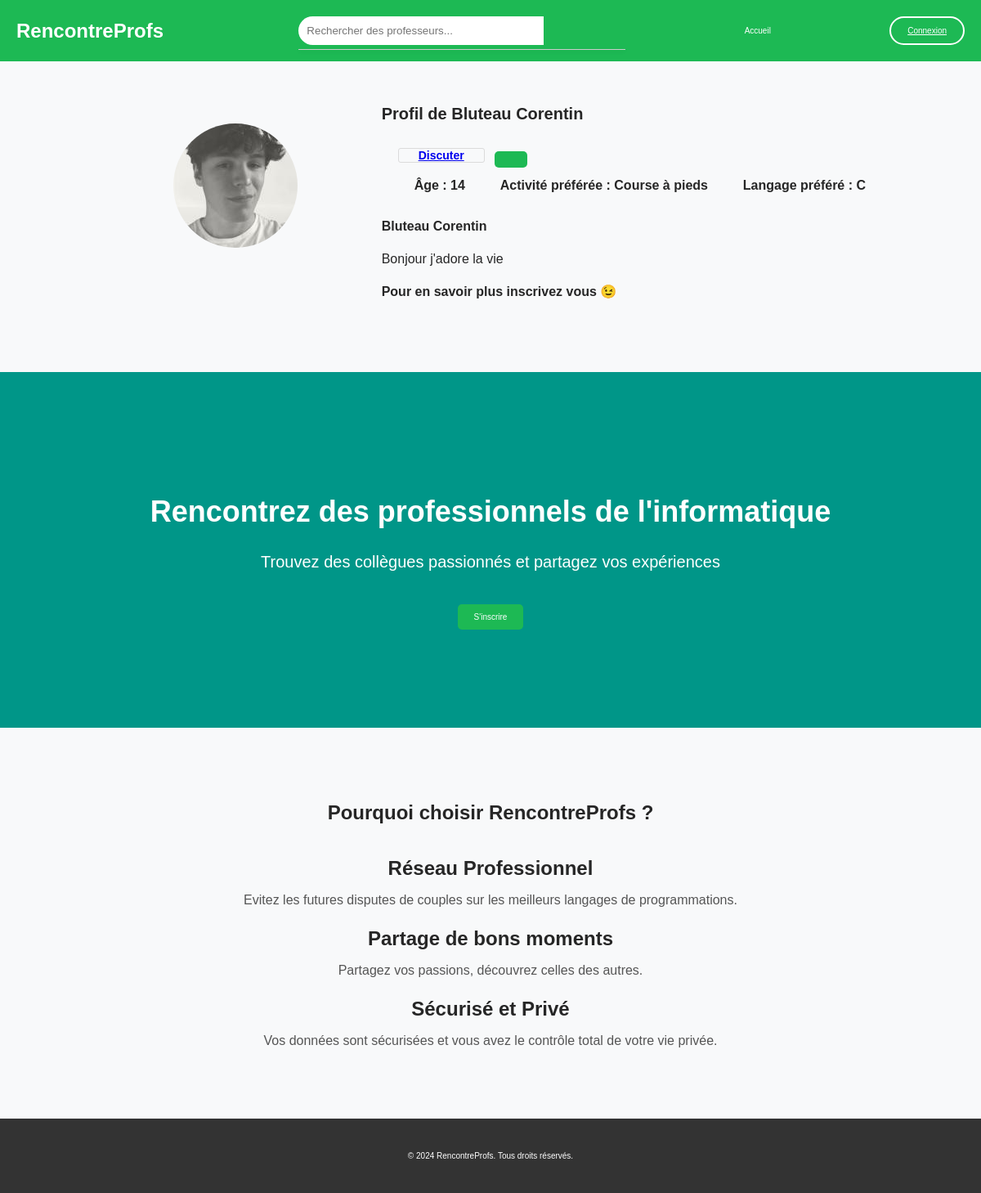
The app's page /voirvisite.php?user_id=3 with its own data.
### tables this page shows
CREATE TABLE `utilisateur` (
  `id` int(11) NOT NULL,
  `Nom` varchar(255) NOT NULL,
  `Prenom` varchar(255) NOT NULL,
  `age` int(11) NOT NULL,
  `mail` varchar(255) NOT NULL,
  `password` varchar(255) NOT NULL,
  `vua` int(2) NOT NULL DEFAULT 0,
  `des` text DEFAULT NULL,
  `acts` text DEFAULT NULL,
  `gif1` varchar(255) DEFAULT NULL,
  `gif2` varchar(255) DEFAULT NULL,
  `photo` varchar(255) DEFAULT NULL,
  `photo1` varchar(255) DEFAULT NULL,
  `photo2` varchar(255) DEFAULT NULL,
  `photo3` varchar(255) DEFAULT NULL,
  `photo4` varchar(255) DEFAULT NULL,
  `photo5` varchar(255) DEFAULT NULL,
  `photo6` varchar(255) DEFAULT NULL,
  `photo7` varchar(255) DEFAULT NULL,
  `langage` text DEFAULT NULL
);

CREATE TABLE `activites` (
  `id` int(11) NOT NULL,
  `nom` varchar(255) NOT NULL
);

### www/voirvisite.php (the view, shortened to what this page needs)
<?php
include 'include/database.php';
if(isset($_GET['user_id']) && !empty($_GET['user_id'])){
    $id = $_GET['user_id'];
    try {
        $query = $db->prepare("SELECT Nom, Prenom, age, des, acts, langage, gif1, gif2, photo, photo1, photo2, photo3, photo4, photo5, photo6, photo7, vua FROM utilisateur WHERE id = :id");
        $query->execute(array(':id' => $id));
        $user = $query->fetch();
        $actId = $user['acts'];
        $query2 = $db->prepare("SELECT nom FROM activites WHERE id = :id");
        $query2->execute(array(':id' => $actId));
        $activity = $query2->fetch();
    } catch(PDOException $e) {
        echo "Erreur : " . $e->getMessage();
    }
} else {
    echo "ID d'utilisateur non spécifié.";
}
?>
<!DOCTYPE html>
<html lang="fr">
<head>
    <link rel="stylesheet" href="css/menuabonne.css">
    <link rel="stylesheet" href="css/voir.css">
    <link rel="stylesheet" href="css/acceuil.css">
</head>
<body>
  <header>
    <div class="logo">
      <a href="#">RencontreProfs</a>
    </div>
    <div class="search-container">
      <div class="search-bar">
        <input type="search" id="site-search" name="q" placeholder="Rechercher des professeurs...">
        <div id="search-results" class="search-results"></div>
      </div>
    </div>
    <nav>
      <ul>
        <li><a href="index.php">Accueil</a></li>
       </ul>
    </nav>
    <a class="connexion" href="choixdeconnexion.php">Connexion</a>
  </header>
	<div class="container">
		<div class="profile">
			<div class="profile-image">
                <?php if (!empty($user["photo"])): ?>
                        <img src="<?php echo $user["photo"]; ?>"  alt="">
                <?php endif; ?>
			</div>
			<div class="profile-user-settings">
				<h1 class="profile-user-name">
				    <?php
				        echo "<h1>Profil de " . $user["Nom"] . " " . $user["Prenom"] . "</h1>";
				    ?>
				</h1>
				<a href="choixdeconnexion.php" class="profile-edit-btn">Discuter</a>
				<button class="btn profile-settings-btn" aria-label="profile settings"><i class="fas fa-cog" aria-hidden="true"></i></button>
			</div>
			<div class="profile-stats">
				<ul>
				    <li>
					    <span class="profile-stat-count">Âge : <?php echo "<b>" . $user["age"] . "</b>"; ?>
					    </span>
					</li>
					<li>
					    <span class="profile-stat-count">Activité préférée : <?php echo "<b>" . htmlspecialchars($activity['nom']) . "</b>"; ?></span>
					</li>
					<li>
					    <span class="profile-stat-count">Langage préféré : <?php echo "<b>" . $user["langage"] . "</b>"; ?>
					    </span>
					</li>
				</ul>
			</div>
			<div class="profile-bio">
				<p>
				    <span class="profile-real-name">
				        <?php echo "<b>" . $user["Nom"] . " " . $user["Prenom"] . "</b>"; ?>
				    </span> <?php echo "<p>" . $user["des"] . "</p>"; ?>
                </p>
                <b>
                  <p>
                    Pour en savoir plus inscrivez vous 😉
                </p>
                </b>
			</div>
		</div>
	</div>
</body>
<section class="hero">
    <div class="container">
      <h2 class="hero-title">Rencontrez des professionnels de l'informatique</h2>
      <p class="hero-text">Trouvez des collègues passionnés et partagez vos expériences</p>
      <a href="choixdeconnexion.php" class="btn">S'inscrire</a>
    </div>
  </section>
  <section class="features">
    <div class="container">
      <h2 class="section-title">Pourquoi choisir RencontreProfs ?</h2>
      <div class="feature">
        <h3 class="feature-title">Réseau Professionnel</h3>
        <p class="feature-text">Evitez les futures disputes de couples sur les meilleurs langages de programmations.</p>
      </div>
      <div class="feature">
        <h3 class="feature-title">Partage de bons moments</h3>
        <p class="feature-text">Partagez vos passions, découvrez celles des autres.</p>
      </div>
      <div class="feature">
        <h3 class="feature-title">Sécurisé et Privé</h3>
        <p class="feature-text">Vos données sont sécurisées et vous avez le contrôle total de votre vie privée.</p>
      </div>
    </div>
  </section>
  <footer class="footer">
    <div class="container">
      <p>&copy; 2024 RencontreProfs. Tous droits réservés.</p>
    </div>
  </footer>
</body>
</html>

### www/css/menuabonne.css (style rules this page uses)
header { background-color: #1DB954; padding: 20px; color: white; display: flex; justify-content: space-between; align-items: center; position: fixed; top: 0; left: 0; width: 100%; z-index: 1000; }
.logo a { font-size: 24px; font-weight: bold; text-decoration: none; color: white; }
.search-container { position: relative; }
.search-bar { position: relative; display: flex; width: 400px; }
.search-bar input[type="search"] { padding: 10px; border-radius: 20px 0 0 20px; border: none; width: 300px; }
.search-results { position: absolute; top: calc(100% + 5px); left: 0; width: 100%; background-color: #fff; border: 1px solid #ccc; border-top: none; border-radius: 0 0 5px 5px; z-index: 1000; box-shadow: 0 2px 4px rgba(0, 0, 0, 0.1); }
nav ul { list-style-type: none; margin: 0; padding: 0; display: flex; }
nav ul li { margin-right: 20px; position: relative; }
nav ul li:last-child { margin-right: 0; }
nav ul li a { text-decoration: none; color: white; }
.connexion { background-color: transparent; color: white; border: 2px solid white; padding: 10px 20px; border-radius: 20px; cursor: pointer; }
.container { margin-top: 100px; }

### www/css/voir.css (style rules this page uses)
:root { font-size: 10px; }
*, *::before, *::after { box-sizing: border-box; }
body { font-family: "Open Sans", Arial, sans-serif; min-height: 100vh; background-color: #fafafa; color: #262626; padding-bottom: 3rem; }
img { display: block; }
.container { max-width: 93.5rem; margin: 0 auto; padding: 0 2rem; }
.btn { display: inline-block; font: inherit; background: none; border: none; color: inherit; padding: 0; cursor: pointer; }
.profile { padding: 5rem 0; }
.profile::after { content: ""; display: block; clear: both; }
.profile-image { float: left; width: calc(33.333% - 1rem); display: flex; justify-content: center; align-items: center; margin-right: 3rem; }
.profile-image img { border-radius: 50%; }
.profile-user-settings, .profile-stats, .profile-bio { float: left; width: calc(66.666% - 2rem); }
.profile-user-settings { margin-top: 1.1rem; }
.profile-user-name { display: inline-block; font-size: 3.2rem; font-weight: 300; }
.profile-edit-btn { font-size: 1.4rem; line-height: 1.8; border: 0.1rem solid #dbdbdb; border-radius: 0.3rem; padding: 0 2.4rem; margin-left: 2rem; }
.profile-settings-btn { font-size: 2rem; margin-left: 1rem; }
.profile-stats { margin-top: 2.3rem; }
.profile-stats li { display: inline-block; font-size: 1.6rem; line-height: 1.5; margin-right: 4rem; cursor: pointer; }
.profile-stats li:last-of-type { margin-right: 0; }
.profile-bio { font-size: 1.6rem; font-weight: 400; line-height: 1.5; margin-top: 2.3rem; }
.profile-real-name, .profile-stat-count, .profile-edit-btn { font-weight: 600; }

### www/css/acceuil.css (style rules this page uses)
body { font-family: Arial, sans-serif; margin: 0; padding: 0; background-color: #f8f9fa; }
.container { max-width: 960px; margin: 0 auto; padding: 20px; }
.logo a { font-size: 24px; font-weight: bold; text-decoration: none; color: white; margin-right: 20px; }
.hero { background-color: #009688; padding: 100px 0; text-align: center; }
.hero-title { font-size: 36px; color: white; }
.hero-text { font-size: 20px; color: white; }
.btn { display: inline-block; background-color: #1DB954; color: white; padding: 10px 20px; text-decoration: none; border-radius: 5px; margin-top: 20px; transition: background-color 0.3s ease; }
.features { padding: 50px 0; }
.section-title { font-size: 24px; text-align: center; margin-bottom: 40px; }
.feature { text-align: center; }
.feature-title { font-size: 24px; margin-bottom: 10px; }
.feature-text { font-size: 16px; color: #555; }
.footer { background-color: #333; color: white; text-align: center; padding: 20px 0; }
.footer p { margin: 0; }
.search-bar { position: relative; display: flex; }
.search-bar input[type="search"] { padding: 10px; border-radius: 20px 0 0 20px; border: none; width: 300px; }
.search-results { position: absolute; top: calc(100% + 5px); left: 0; width: 100%; background-color: #fff; border: 1px solid #ccc; border-top: none; border-radius: 0 0 5px 5px; z-index: 1; box-shadow: 0 2px 4px rgba(0, 0, 0, 0.1); }

### records on screen
utilisateur: photo (picture), Nom "Bluteau", Prenom "Corentin", age "14", langage "C", des "Bonjour j'adore la vie"
activites: nom "Course à pieds"
